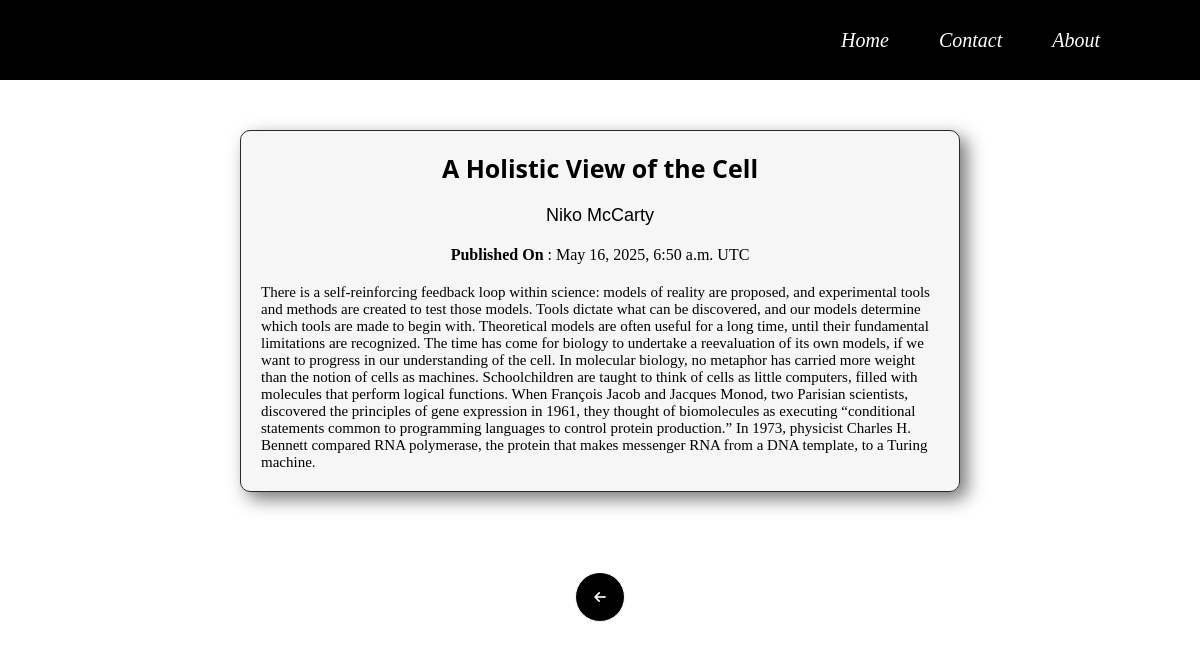
Screenshot of /article/2/ with the database file from the repository.
### article/models.py (models this page shows, shortened)
class Article(models.Model):
    title = models.CharField(max_length=100)
    author = models.CharField(max_length=40)
    discription = models.TextField()
    images = models.ImageField(upload_to='images/',null=True, blank=True)
    publishedtime = models.DateTimeField(auto_now_add=True)
    updatedtime = models.DateTimeField(auto_now=True)

### article/views.py (the view)
# urls.py: path('article/<int:id>/',views.article,name='article'),
def article(request, id):
    try:
        retrived_article = Article.objects.get(id = id)
    except:
        retrived_article = None
    context = {
        'title':'article',
        'article': retrived_article
    }
    return render(request,'article.html',context)

### article/templates/article.html (shortened to what this page needs)
{% extends 'base.html' %}
{% block content %}
    <div id="article_container">
        <h1 id="article_title">{{ article.title }}</h1>
        <p id="article_author">{{ article.author }}</p>
        <p id="article_pubtime"> <b>Published On</b> : {{ article.publishedtime }} UTC</p>
        <p id="article_dis">{{ article.discription }}</p>
    </div>
    <a href="{% url 'home' %}"><button id="backbutton"><i class="fa-solid fa-arrow-left"></i></div></button></a>
{% endblock content %}

### static/style.css (style rules this page uses)
* { box-sizing: border-box; margin: 0px; }
body { background-color:rgb(255, 255, 255); }
a { color: White; font-size: 20px; text-decoration: none; font-style: italic; transition: all 0.2s ease; }
#article_container { border: 1px solid rgb(41, 41, 41); background-color: rgba(223, 223, 223, 0.274); box-shadow: 7px 7px 18px rgb(120, 118, 118); margin: 50px; border-radius: 10px; height: auto; width: 60vw; display: flex; flex-direction: column; align-items: center; gap:20px; padding: 20px; }
#article_title { font-family: 'Segoe UI', Tahoma, Geneva, Verdana, sans-serif; font-size: 25px; }
#article_author { font-family:'Lucida Sans', 'Lucida Sans Regular', 'Lucida Grande', 'Lucida Sans Unicode', Geneva, Verdana, sans-serif; font-size: 18px; }
#article_dis { font-family: 'Times New Roman', Times, serif; font-size: 15px; }
#backbutton { border: 1px solid white; height: 50px; width: 50px; border-radius: 25px; transition: all 0.25s ease; background-color: rgb(0, 0, 0); color: white; }

### rows the page displays
Article: title "A Holistic View of the Cell", author "Niko McCarty", publishedtime "May 16, 2025, 6:50 a.m.", discription "There is a self-reinforcing feedback loop within science: models of reality are proposed, and experimental tools and methods are created to test those models. Tools dictate what can be discovered, and our models determine which tools are made to begin with. Theoretical models are often useful for a long time, until their fundamental limitations are recognized. The time has come for biology to undertake a reevaluation of its own models, if we want to progress in our understanding of the cell. In molecular biology, no metaphor has carried more weight than the notion of cells as machines. Schoolchildren are taught to think of cells as little computers, filled with molecules that perform…"
